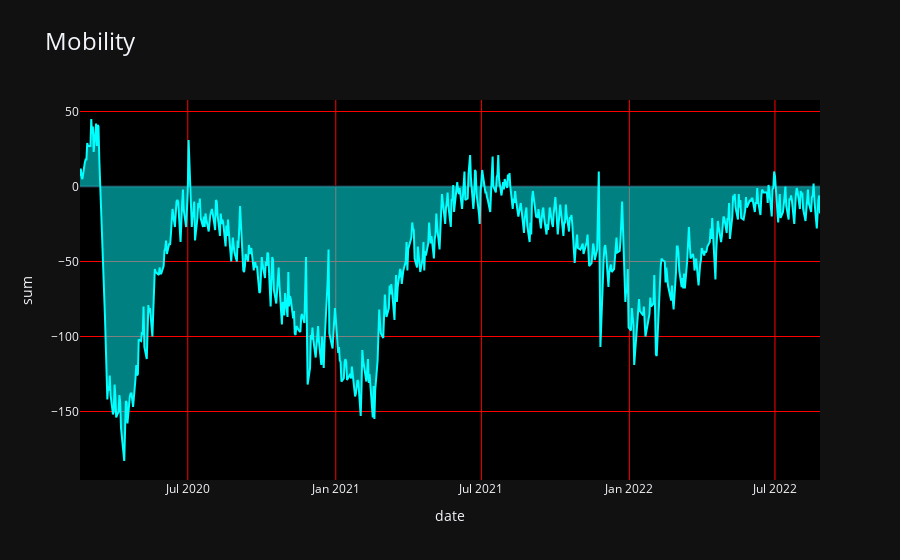

This figure's notebook cell:
### Code cell
# fig = px.line(sp, x='ts', y='prices', labels={'ts': 'Время', 'prices': 'Цена'}, title='График цены токена LIDO DAO')
fig = px.area(mobil,x='date', y='sum',labels={'ts': 'Время', 'prices': 'Цена'}, title='Mobility',template = 'plotly_dark')
fig.update_traces(line=dict(color='cyan', width=2))  # Изменить цвет и толщину линии
fig.update_layout(plot_bgcolor='black', title_font=dict(size=24))  # Изменить цвет фона и размер заголовка
fig.update_xaxes(showgrid=True, gridwidth=1, gridcolor='red')  # Добавить сетку на оси x
fig.update_yaxes(showgrid=True, gridwidth=1, gridcolor='red')  # Добавить сетку на оси y
fig.show()

### Figure 1 — Plotly figure (JSON) as saved in the notebook; plotly's stock layout.template omitted (floating-point values rounded to 4 significant figures; data arrays with more than 128 entries replaced by an {"elided": "..."} marker saying what was removed)
{"data": [{"fillpattern": {"shape": ""}, "hovertemplate": "date=%{x}<br>sum=%{y}<extra></extra>", "legendgroup": "", "line": {"color": "cyan", "width": 2}, "marker": {"symbol": "circle"}, "mode": "lines", "name": "", "orientation": "v", "showlegend": false, "stackgroup": "1", "type": "scatter", "x": {"elided": "638 str values"}, "xaxis": "x", "y": {"elided": "638 int values"}, "yaxis": "y"}], "layout": {"legend": {"tracegroupgap": 0}, "plot_bgcolor": "black", "title": {"font": {"size": 24}, "text": "Mobility"}, "xaxis": {"anchor": "y", "domain": [0, 1], "gridcolor": "red", "gridwidth": 1, "showgrid": true, "title": {"text": "date"}}, "yaxis": {"anchor": "x", "domain": [0, 1], "gridcolor": "red", "gridwidth": 1, "showgrid": true, "title": {"text": "sum"}}}}
